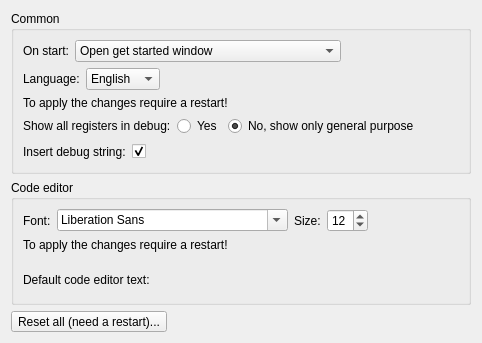
                   <widget class="QWidget" name="commonTab">
                    <attribute name="title">
                     <string>Common</string>
                    </attribute>
                    <layout class="QVBoxLayout" name="verticalLayout_4">
                     <item>
                      <widget class="QGroupBox" name="commonSettingsBox">
                       <property name="sizePolicy">
                        <sizepolicy hsizetype="Preferred" vsizetype="Fixed">
                         <horstretch>0</horstretch>
                         <verstretch>0</verstretch>
                        </sizepolicy>
                       </property>
                       <property name="locale">
                        <locale language="English" country="UnitedStates"/>
                       </property>
                       <property name="title">
                        <string>Common</string>
                       </property>
                       <layout class="QVBoxLayout" name="verticalLayout_5">
                        <item>
                         <layout class="QHBoxLayout" name="horizontalLayout_7">
                          <item>
                           <widget class="QLabel" name="startWindowLabel">
                            <property name="sizePolicy">
                             <sizepolicy hsizetype="Fixed" vsizetype="Fixed">
                              <horstretch>0</horstretch>
                              <verstretch>0</verstretch>
                             </sizepolicy>
                            </property>
                            <property name="text">
                             <string>On start:</string>
                            </property>
                           </widget>
                          </item>
                          <item>
                           <widget class="QComboBox" name="startWindow">
                            <property name="sizePolicy">
                             <sizepolicy hsizetype="Minimum" vsizetype="Fixed">
                              <horstretch>0</horstretch>
                              <verstretch>0</verstretch>
                             </sizepolicy>
                            </property>
                            <property name="minimumSize">
                             <size>
                              <width>266</width>
                              <height>0</height>
                             </size>
                            </property>
                            <item>
                             <property name="text">
                              <string>Open get started window</string>
                             </property>
                            </item>
                            <item>
                             <property name="text">
                              <string>Restore previous session</string>
                             </property>
                            </item>
                           </widget>
                          </item>
                          <item>
                           <spacer name="horizontalSpacer_2">
                            <property name="orientation">
                             <enum>Qt::Horizontal</enum>
                            </property>
                            <property name="sizeHint" stdset="0">
                             <size>
                              <width>40</width>
                              <height>20</height>
                             </size>
                            </property>
                           </spacer>
                          </item>
                         </layout>
                        </item>
                        <item>
                         <layout class="QHBoxLayout" name="horizontalLayout_8">
                          <item>
                           <widget class="QLabel" name="languageLabel">
                            <property name="text">
                             <string>Language:</string>
                            </property>
                           </widget>
                          </item>
                          <item>
                           <widget class="QComboBox" name="language">
                            <item>
                             <property name="text">
                              <string notr="true">English</string>
                             </property>
                            </item>
                            <item>
                             <property name="text">
                              <string notr="true">Deutsch</string>
                             </property>
                            </item>
                           </widget>
                          </item>
                          <item>
                           <spacer name="horizontalSpacer_4">
                            <property name="orientation">
                             <enum>Qt::Horizontal</enum>
                            </property>
                            <property name="sizeHint" stdset="0">
                             <size>
                              <width>40</width>
                              <height>20</height>
                             </size>
                            </property>
                           </spacer>
                          </item>
                         </layout>
                        </item>
                        <item>
                         <widget class="QLabel" name="label_5">
                          <property name="text">
                           <string>To apply the changes require a restart!</string>
                          </property>
                         </widget>
                        </item>
                        <item>
                         <layout class="QHBoxLayout" name="horizontalLayout_9">
                          <item>
                           <widget class="QLabel" name="registersLabel_2">
                            <property name="text">
                             <string>Show all registers in debug:</string>
                            </property>
                           </widget>
                          </item>
                          <item>
                           <widget class="QRadioButton" name="registersYesRadioButton">
                            <property name="text">
                             <string>Yes</string>
                            </property>
                            <property name="checked">
                             <bool>false</bool>
                            </property>
                           </widget>
                          </item>
                          <item>
                           <widget class="QRadioButton" name="registersNoRadioButton">
                            <property name="text">
                             <string>No, show only general purpose</string>
                            </property>
                            <property name="checked">
                             <bool>true</bool>
                            </property>
                           </widget>
                          </item>
                          <item>
                           <spacer name="horizontalSpacer_9">
                            <property name="orientation">
                             <enum>Qt::Horizontal</enum>
                            </property>
                            <property name="sizeHint" stdset="0">
                             <size>
                              <width>40</width>
                              <height>20</height>
                             </size>
                            </property>
                           </spacer>
                          </item>
                         </layout>
                        </item>
                        <item>
                         <layout class="QHBoxLayout" name="horizontalLayout_10">
                          <item>
                           <widget class="QLabel" name="insertDebugStringLabel">
                            <property name="text">
                             <string>Insert debug string:</string>
                            </property>
                           </widget>
                          </item>
                          <item>
                           <widget class="QCheckBox" name="insertDebugStringCheckBox">
                            <property name="text">
                             <string/>
                            </property>
                            <property name="checked">
                             <bool>true</bool>
                            </property>
                           </widget>
                          </item>
                          <item>
                           <spacer name="horizontalSpacer_10">
                            <property name="orientation">
                             <enum>Qt::Horizontal</enum>
                            </property>
                            <property name="sizeHint" stdset="0">
                             <size>
                              <width>40</width>
                              <height>20</height>
                             </size>
                            </property>
                           </spacer>
                          </item>
                         </layout>
                        </item>
                       </layout>
                      </widget>
                     </item>
                     <item>
                      <widget class="QGroupBox" name="codeSettingsBox">
                       <property name="sizePolicy">
                        <sizepolicy hsizetype="Preferred" vsizetype="Fixed">
                         <horstretch>0</horstretch>
                         <verstretch>0</verstretch>
                        </sizepolicy>
                       </property>
                       <property name="locale">
                        <locale language="English" country="UnitedStates"/>
                       </property>
                       <property name="title">
                        <string>Code editor</string>
                       </property>
                       <layout class="QVBoxLayout" name="verticalLayout_6">
                        <item>
                         <layout class="QHBoxLayout" name="horizontalLayout_11">
                          <item>
                           <widget class="QLabel" name="fontLabel">
                            <property name="text">
                             <string>Font:</string>
                            </property>
                           </widget>
                          </item>
                          <item>
                           <widget class="QFontComboBox" name="fontComboBox">
                            <property name="writingSystem">
                             <enum>QFontDatabase::Latin</enum>
                            </property>
                            <property name="fontFilters">
                             <set>QFontComboBox::AllFonts</set>
                            </property>
                            <property name="currentFont">
                             <font>
                              <family>Liberation Sans</family>
                              <pointsize>12</pointsize>
                             </font>
                            </property>
                           </widget>
                          </item>
                          <item>
                           <widget class="QLabel" name="fontSizeLabel">
                            <property name="text">
                             <string>Size:</string>
                            </property>
                           </widget>
                          </item>
                          <item>
                           <widget class="QSpinBox" name="fontSizeSpinBox">
                            <property name="minimum">
                             <number>5</number>
                            </property>
                            <property name="maximum">
                             <number>72</number>
                            </property>
                            <property name="value">
                             <number>12</number>
                            </property>
                           </widget>
                          </item>
                          <item>
                           <spacer name="horizontalSpacer_5">
                            <property name="orientation">
                             <enum>Qt::Horizontal</enum>
                            </property>
                            <property name="sizeHint" stdset="0">
                             <size>
                              <width>40</width>
                              <height>20</height>
                             </size>
                            </property>
                           </spacer>
                          </item>
                         </layout>
                        </item>
                        <item>
                         <widget class="QLabel" name="label_6">
                          <property name="locale">
                           <locale language="English" country="UnitedStates"/>
                          </property>
                          <property name="text">
                           <string>To apply the changes require a restart!</string>
                          </property>
                         </widget>
                        </item>
                        <item>
                         <spacer name="verticalSpacer_2">
                          <property name="orientation">
                           <enum>Qt::Vertical</enum>
                          </property>
                          <property name="sizeType">
                           <enum>QSizePolicy::Fixed</enum>
                          </property>
                          <property name="sizeHint" stdset="0">
                           <size>
                            <width>20</width>
                            <height>15</height>
                           </size>
                          </property>
                         </spacer>
                        </item>
                        <item>
                         <widget class="QLabel" name="label_7">
                          <property name="locale">
                           <locale language="English" country="UnitedStates"/>
                          </property>
                          <property name="text">
                           <string>Default code editor text:</string>
                          </property>
                         </widget>
                        </item>
                        <item>
                         <widget class="QWidget" name="startTextWidget" native="true"/>
                        </item>
                       </layout>
                      </widget>
                     </item>
                     <item>
                      <layout class="QHBoxLayout" name="horizontalLayout_12">
                       <item>
                        <widget class="QToolButton" name="resetAllButton">
                         <property name="locale">
                          <locale language="English" country="UnitedStates"/>
                         </property>
                         <property name="text">
                          <string>Reset all (need a restart)...</string>
                         </property>
                        </widget>
                       </item>
                       <item>
                        <spacer name="horizontalSpacer_3">
                         <property name="orientation">
                          <enum>Qt::Horizontal</enum>
                         </property>
                         <property name="sizeHint" stdset="0">
                          <size>
                           <width>40</width>
                           <height>20</height>
                          </size>
                         </property>
                        </spacer>
                       </item>
                      </layout>
                     </item>
                    </layout>
                   </widget>
